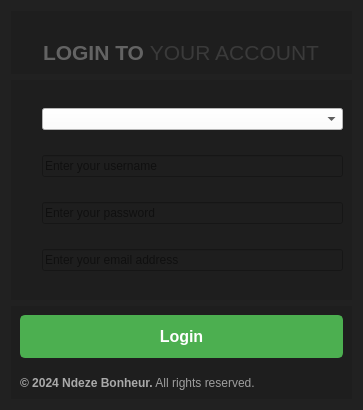
<?xml version="1.0" encoding="UTF-8"?>
<ui version="4.0">
 <class>LoginWidget</class>
 <widget class="QWidget" name="LoginWidget">
  <property name="geometry">
   <rect>
    <x>0</x>
    <y>0</y>
    <width>363</width>
    <height>410</height>
   </rect>
  </property>
  <property name="windowTitle">
   <string>Login Window</string>
  </property>
  <property name="styleSheet">
   <string notr="true">QWidget {
    background-color: rgba(30, 30, 30, 0.9); /* Dark background with 80% opacity */
	
}
</string>
  </property>
  <layout class="QVBoxLayout" name="verticalLayout">
   <item>
    <widget class="QFrame" name="HeaderFrame">
     <property name="frameShape">
      <enum>QFrame::Shape::NoFrame</enum>
     </property>
     <property name="frameShadow">
      <enum>QFrame::Shadow::Raised</enum>
     </property>
     <layout class="QVBoxLayout" name="verticalLayout_2">
      <item alignment="Qt::AlignmentFlag::AlignHCenter|Qt::AlignmentFlag::AlignVCenter">
       <widget class="QLabel" name="login_label">
        <property name="text">
         <string/>
        </property>
        <property name="pixmap">
         <pixmap resource="Resources/images.qrc">:/images/LOGIN.png</pixmap>
        </property>
       </widget>
      </item>
      <item alignment="Qt::AlignmentFlag::AlignHCenter|Qt::AlignmentFlag::AlignVCenter">
       <widget class="QLabel" name="label_2">
        <property name="text">
         <string>&lt;html&gt;&lt;head/&gt;&lt;body&gt;&lt;p align=&quot;center&quot;&gt;&lt;span style=&quot; font-size:16pt; font-weight:700; color:#636363;&quot;&gt;LOGIN TO &lt;/span&gt;&lt;span style=&quot; font-size:16pt; color:#3a3a3a;&quot;&gt;YOUR ACCOUNT&lt;/span&gt;&lt;/p&gt;&lt;/body&gt;&lt;/html&gt;</string>
        </property>
       </widget>
      </item>
     </layout>
    </widget>
   </item>
   <item>
    <widget class="QFrame" name="MainFrame">
     <property name="sizePolicy">
      <sizepolicy hsizetype="Preferred" vsizetype="Expanding">
       <horstretch>0</horstretch>
       <verstretch>0</verstretch>
      </sizepolicy>
     </property>
     <property name="styleSheet">
      <string notr="true">QComboBox#userRoleComboBox {
	color: rgb(0, 0, 0);
    /* Set background color */
    background-color: rgb(255, 255, 255); 
    /* Set border style */
	border:1px solid;
     border-color: rgb(61, 61, 61);  ;
    border-radius: 1px;
    /* Set padding */

    padding: 5px;
    /* Set text alignment */
    text-align: center;
	font-size: 14px;
    font-family: &quot;Times New Roman&quot;, serif; 
  
    /* Set dropdown button style */
    QComboBox::drop-down {
        width: 20px;
        height: 20px;
        border: none;
        background-color: rgb(255, 255, 255); 
    }
    /* Set item height */
    QComboBox::item {
        height: 25px;
    }
    /* Set hover and selection colors */
    QComboBox::item:hover {
         background-color: rgb(255, 255, 255); 
    }
    QComboBox::item:selected {
         background-color: rgb(255, 255, 255); 
    }
}

QLineEdit {
	color: rgb(255, 255, 255);
    border-style: none;
    border-bottom-style: solid;
    border-bottom-width: 1px;
    border-color: rgb(61, 61, 61); /* Adjust the color as needed */
    background-color: transparent;
	font-size: 14px;
    font-family: &quot;Times New Roman&quot;, serif; 
}
</string>
     </property>
     <property name="frameShape">
      <enum>QFrame::Shape::NoFrame</enum>
     </property>
     <property name="frameShadow">
      <enum>QFrame::Shadow::Raised</enum>
     </property>
     <layout class="QGridLayout" name="gridLayout">
      <property name="horizontalSpacing">
       <number>15</number>
      </property>
      <property name="verticalSpacing">
       <number>6</number>
      </property>
      <item row="3" column="4">
       <widget class="QLineEdit" name="email_lineEdit">
        <property name="inputMask">
         <string/>
        </property>
        <property name="placeholderText">
         <string>Enter your email address</string>
        </property>
       </widget>
      </item>
      <item row="2" column="1">
       <widget class="QLabel" name="label_4">
        <property name="text">
         <string/>
        </property>
        <property name="pixmap">
         <pixmap resource="Resources/icons/grey/grey.qrc">:/grey_icons/lock.svg</pixmap>
        </property>
       </widget>
      </item>
      <item row="2" column="4">
       <widget class="QLineEdit" name="passwrod_lineEdit">
        <property name="inputMask">
         <string/>
        </property>
        <property name="maxLength">
         <number>12</number>
        </property>
        <property name="echoMode">
         <enum>QLineEdit::EchoMode::Password</enum>
        </property>
        <property name="placeholderText">
         <string>Enter your password</string>
        </property>
       </widget>
      </item>
      <item row="3" column="1">
       <widget class="QLabel" name="label_5">
        <property name="text">
         <string/>
        </property>
        <property name="pixmap">
         <pixmap resource="Resources/icons/grey/grey.qrc">:/grey_icons/mail.svg</pixmap>
        </property>
       </widget>
      </item>
      <item row="1" column="4">
       <widget class="QLineEdit" name="Username_lineEdit">
        <property name="placeholderText">
         <string>Enter your username</string>
        </property>
       </widget>
      </item>
      <item row="1" column="1">
       <widget class="QLabel" name="label_3">
        <property name="text">
         <string/>
        </property>
        <property name="pixmap">
         <pixmap resource="Resources/icons/grey/grey.qrc">:/grey_icons/user.svg</pixmap>
        </property>
       </widget>
      </item>
      <item row="0" column="4">
       <widget class="QComboBox" name="userRoleComboBox">
        <property name="styleSheet">
         <string notr="true"> background-color: rgb(255, 255, 255); </string>
        </property>
        <property name="placeholderText">
         <string>-- Select User Rroles --</string>
        </property>
        <item>
         <property name="text">
          <string>Administrator</string>
         </property>
        </item>
        <item>
         <property name="text">
          <string>Class Teacher</string>
         </property>
        </item>
        <item>
         <property name="text">
          <string>Security</string>
         </property>
        </item>
       </widget>
      </item>
     </layout>
    </widget>
   </item>
   <item>
    <widget class="QFrame" name="BottomFrame">
     <property name="styleSheet">
      <string notr="true">QPushButton {
    border: 2px solid #4CAF50; /* Green border */
    color: #ffffff; /* White text color */
    background-color: #4CAF50; /* Green background */
    padding: 10px 20px; /* Padding around text */
    font-size: 16px; /* Font size */
    font-weight: bold; /* Bold text */
    border-radius: 5px; /* Rounded corners */
}

QPushButton:hover {
    background-color: #45a049; /* Darker green on hover */
    border-color: #45a049; /* Darker green border on hover */
}

QPushButton:pressed {
    background-color: #3e8e41; /* Dark green when pressed */
    border-color: #3e8e41; /* Dark green border when pressed */
}
</string>
     </property>
     <property name="frameShape">
      <enum>QFrame::Shape::NoFrame</enum>
     </property>
     <property name="frameShadow">
      <enum>QFrame::Shadow::Raised</enum>
     </property>
     <layout class="QVBoxLayout" name="verticalLayout_3">
      <property name="spacing">
       <number>18</number>
      </property>
      <item>
       <widget class="QPushButton" name="login_pushButton">
        <property name="text">
         <string>Login</string>
        </property>
        <property name="icon">
         <iconset resource="Resources/icons/black/black.qrc">
          <normaloff>:/black_icons/log-in.svg</normaloff>:/black_icons/log-in.svg</iconset>
        </property>
       </widget>
      </item>
      <item alignment="Qt::AlignmentFlag::AlignBottom">
       <widget class="QLabel" name="label">
        <property name="text">
         <string>&lt;html&gt;&lt;head/&gt;&lt;body&gt;&lt;p&gt;&lt;span style=&quot; font-weight:700; color:#aaaaaa;&quot;&gt;© 2024 Ndeze Bonheur.&lt;/span&gt;&lt;span style=&quot; color:#9e9e9e;&quot;&gt; All rights reserved.&lt;/span&gt;&lt;/p&gt;&lt;/body&gt;&lt;/html&gt;</string>
        </property>
       </widget>
      </item>
     </layout>
    </widget>
   </item>
  </layout>
 </widget>
 <tabstops>
  <tabstop>userRoleComboBox</tabstop>
  <tabstop>Username_lineEdit</tabstop>
  <tabstop>passwrod_lineEdit</tabstop>
  <tabstop>email_lineEdit</tabstop>
  <tabstop>login_pushButton</tabstop>
 </tabstops>
 <resources>
  <include location="Resources/icons/black/black.qrc"/>
  <include location="Resources/images.qrc"/>
  <include location="Resources/icons/grey/grey.qrc"/>
  <include location="Resources/icons/skyblue/skyblue.qrc"/>
  <include location="Resources/icons/wiht/wiht.qrc"/>
  <include location="Resources/icons/grey/grey.qrc"/>
  <include location="Resources/images.qrc"/>
 </resources>
 <connections/>
</ui>
